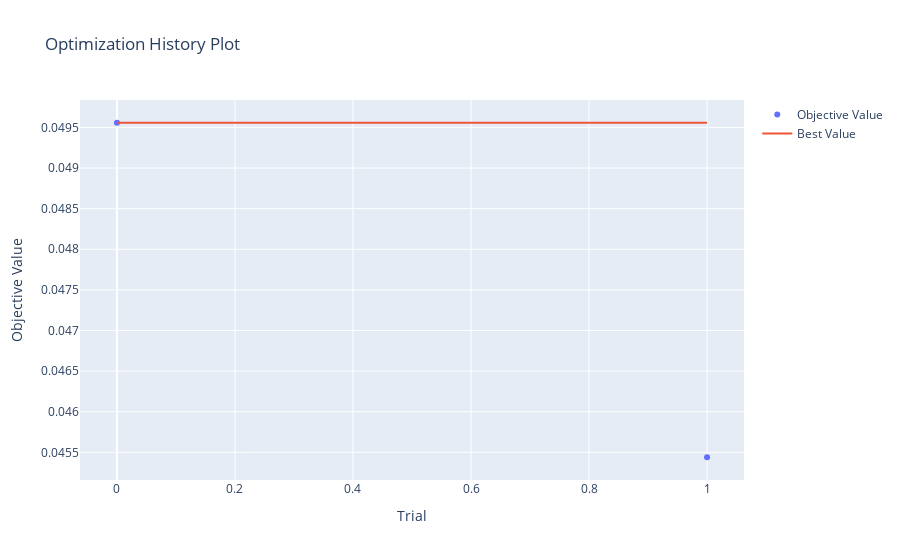

Notebook source saved alongside this figure:
### Code cell
# plot performance of all trials
optuna.visualization.plot_optimization_history(study)

### Figure 1 — Plotly figure (JSON) as saved in the notebook; plotly's stock layout.template omitted (floating-point values rounded to 4 significant figures)
{"data": [{"mode": "markers", "name": "Objective Value", "type": "scatter", "x": [0, 1], "y": [0.04956, 0.04544]}, {"mode": "lines", "name": "Best Value", "type": "scatter", "x": [0, 1], "y": [0.04956, 0.04956]}, {"marker": {"color": "#cccccc"}, "mode": "markers", "name": "Infeasible Trial", "showlegend": false, "type": "scatter", "x": [], "y": []}], "layout": {"title": {"text": "Optimization History Plot"}, "xaxis": {"title": {"text": "Trial"}}, "yaxis": {"title": {"text": "Objective Value"}}}}
